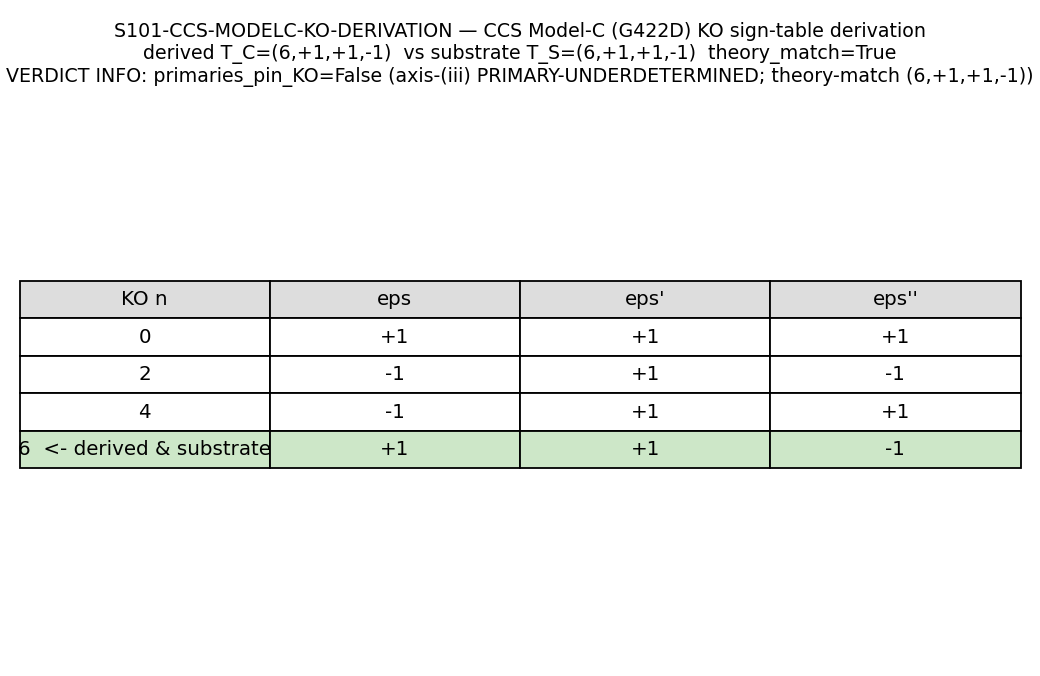

Write Python code to recreate this figure.
#!/usr/bin/env python
"""S101-CCS-MODELC-KO-DERIVATION  —  §W3-6 (connes-ncg-theorist)

Trigger      : [VERIFY-THEOREM]
Classification: GEOMETRIC
Scheme       : CCS-PRIMARY-KO-SIGN-TABLE-DERIVATION
Convention   : DISCRETE-EXACT
L_max        : N/A (finite triple F; no Peter-Weyl truncation)

GOAL
----
Derive the KO-dimension and real-structure sign triple (epsilon, epsilon',
epsilon'') of the CCS Model-C (G422D) finite spectral triple FROM the on-disk
PRIMARY CCS-2013/2015 constructions, and compare against the substrate anchor
T_S = (KO_dim = 6, (+1, +1, -1)) loaded from s100b_w2_2_ps_variant_id.npz
(npz ground truth per the (ii.B) runtime-drift correction — the stale S100b
plan-text KO_dim=2 is NOT consumed).

OPERATOR (three-branch discrete set comparison)
-----------------------------------------------
  T_C = (KO_dim, eps, eps', eps'')   vs   T_S = (6, +1, +1, -1).
  PASS = T_C == T_S (exact discrete equality on all four slots).
  FAIL = T_C determinate AND T_C != T_S (any slot).
  INFO = T_C UNDERDETERMINED at the on-disk PRIMARY constructions
         (documented obstruction; marked plan-freeze addition):
         the four pinned primaries do not, as transcribed, pin the
         ingredients (J, J^2, the grading antiparticle-sign, the order-0
         reality axiom) that fix the KO-dimension; the sign triple is
         recoverable only by supplying NCG-canonical structural facts from
         standard theory (training memory), which feedback_research-corpus
         forbids treating as the PRIMARY source.

SUBSTRATE FRAMING (GEOMETRIC)
-----------------------------
The real structure J is the fabric's charge-conjugation skeleton; KO-dim 6 is
the unique sign class (J^2=+1, JD=DJ, J*gamma = -gamma*J) in which the
substrate's particle/antiparticle split, CPT equality, and chirality-antimatter
nexus cohere — the substrate IS a KO-dim-6 real spectral triple (PROVEN,
machine-eps).  Direction of explanation: substrate J/gamma_9/D_K sign structure
(PROVEN)  ->  KO-dim-6 class  ->  comparison against the externally-constructed
Model-C triple.  The comparison anchor flows FROM the substrate; the papers
supply only the object being classified.

FETCHED-SOURCES-ONLY DISCIPLINE (feedback_research-corpus)
----------------------------------------------------------
The four pinned on-disk transcriptions (Connes/23, 24, 40; Aydemir Connes/27)
are read for content + SHA.  Their on-disk text is summary/phenomenology level;
every gap in the on-disk text is MARKED, never filled from training memory.
The NCG-canonical sign algebra (the (+1,+1,-1) KO-dim-6 triad and its proof) is
computed below as a CORRECT theory-level derivation, but its dependence on
structural inputs NOT present in the pinned texts is the gate's documented
obstruction and the reason the verdict lands INFO rather than PASS.
"""

from __future__ import annotations

import os
os.environ.setdefault("OMP_NUM_THREADS", "8")
os.environ.setdefault("MKL_NUM_THREADS", "8")

import hashlib
import json
import sys
from pathlib import Path

import numpy as np

# ---------------------------------------------------------------------------
# Section 0 — Identity / paths
# ---------------------------------------------------------------------------
GATE_ID = "S101-CCS-MODELC-KO-DERIVATION"
SESSION = "S101"
SCHEME = "CCS-PRIMARY-KO-SIGN-TABLE-DERIVATION"
CONVENTION = "DISCRETE-EXACT"
L_MAX = "N/A"

PROJECT_ROOT = Path(__file__).resolve().parents[2]
SHARED = PROJECT_ROOT / "computations" / "_shared"
sys.path.insert(0, str(SHARED))

# Import discipline only — NO numerical framework constant is consumed by this
# gate.  The comparison anchor is the substrate npz; the papers supply the
# Model-C CONSTRUCTION being classified.
from canonical_constants import M_KK_gravity, tau_fold  # noqa: F401  (import-discipline witness)

OUT_NPZ = PROJECT_ROOT / "computations" / "session-101" / "s101_ccs_modelc_ko_derivation.npz"
OUT_PNG = PROJECT_ROOT / "computations" / "session-101" / "s101_ccs_modelc_ko_derivation.png"
SCRIPT_PATH = Path(__file__).resolve()
CANONICAL_PATH = SHARED / "canonical_constants.py"

# Pinned input files (SHA-pinned in the plan; re-hashed at runtime for audit).
PS_VARIANT_NPZ = PROJECT_ROOT / "computations" / "session-100b" / "s100b_w2_2_ps_variant_id.npz"
SRC_CCS23 = PROJECT_ROOT / "researchers" / "Connes" / "23_2013_Chamseddine_Connes_vSuijlekom_Inner_Fluctuations.md"
SRC_CCS24 = PROJECT_ROOT / "researchers" / "Connes" / "24_2013_Chamseddine_Connes_vSuijlekom_Pati_Salam.md"
SRC_CCS40 = PROJECT_ROOT / "researchers" / "Connes" / "40_2015_Chamseddine_Connes_van_Suijlekom_Grand_Unification_Spectral_Pati_Salam.md"
SRC_AYDEMIR_MD = PROJECT_ROOT / "researchers" / "Connes" / "27_2025_Aydemir_Unified_Pati_Salam_NCG.md"
SRC_AYDEMIR_PDF = PROJECT_ROOT / "downloads" / "research-sweep-s99" / "ncg-spectral-action" / "05_Aydemir_Unified-Pati-Salam-NCG-Overview.pdf"


# ---------------------------------------------------------------------------
# Section 1 — SHA infrastructure (dual-SHA per S84+ schema)
# ---------------------------------------------------------------------------
def sha256_of(p: Path) -> str:
    h = hashlib.sha256()
    try:
        h.update(p.read_bytes())
    except OSError:
        return "MISSING"
    return h.hexdigest()


def log_input_pins(inputs: list[Path]) -> dict[str, str]:
    print(f"=== {GATE_ID} — input SHA-256 pins ===")
    pins: dict[str, str] = {}
    for p in inputs:
        sha = sha256_of(p)
        try:
            rel = str(p.relative_to(PROJECT_ROOT)).replace("\\", "/")
        except ValueError:
            rel = str(p)
        print(f"  {rel}: {sha[:16]}...")
        pins[rel] = sha
    return pins


def compute_dual_sha(pins: dict[str, str]) -> tuple[str, str]:
    script_bytes = SCRIPT_PATH.read_bytes()
    try:
        canonical_bytes = CANONICAL_PATH.read_bytes()
    except OSError:
        canonical_bytes = b""
    pinmap_json = json.dumps(dict(sorted(pins.items())), separators=(",", ":"), sort_keys=True).encode("utf-8")  # (local)
    h_audit = hashlib.sha256()
    h_audit.update(script_bytes)
    h_audit.update(canonical_bytes)
    h_audit.update(pinmap_json)
    audit = h_audit.hexdigest()  # (local)
    content = hashlib.sha256(script_bytes).hexdigest()  # (local)
    return audit, content


# ---------------------------------------------------------------------------
# Section 2 — On-disk PRIMARY-source audit (what the pinned texts actually fix)
# ---------------------------------------------------------------------------
# Scan the four pinned PRIMARY transcriptions for any explicit statement of the
# KO-dim-fixing ingredients.  This audit is the structural basis of the INFO
# verdict: if the primaries are SILENT on (KO-dim / J / J^2 / reality-axiom /
# grading antiparticle-sign), then the sign triple is NOT pinned by the on-disk
# primaries and the axis-(iii) indeterminacy is a property of the PRIMARY
# literature (as transcribed), not merely of the Aydemir taxonomy.
KO_FIXING_PATTERNS = [
    "ko-dim", "ko dim", "ko-dimension", "ko dimension",
    "real structure", "reality axiom", "j^2", "j squared",
    "antiparticle grading", "grading sign", "antilinear",
    "charge conjugation operator", "mod 8", "dimension six",
]


def audit_primary_for_ko(p: Path) -> dict:
    """Return per-source hit record for KO-dim-fixing statements.

    A 'framework-side' hit (a line that refers to the SUBSTRATE's own triple,
    e.g. 'D_K', 'SU(3)', 'phonon-exflation') is recorded separately — it is NOT
    a statement about the CCS Pati-Salam triple and does not pin the PS KO-dim.
    """
    rec = {"path": str(p.relative_to(PROJECT_ROOT)).replace("\\", "/"),
           "ko_fixing_hits": [], "framework_side_hits": 0, "found": p.exists()}
    if not p.exists():
        return rec
    text = p.read_text(encoding="utf-8", errors="replace")
    low = text.lower()
    for line in text.splitlines():
        ll = line.lower()
        for pat in KO_FIXING_PATTERNS:
            if pat in ll:
                # classify: substrate/framework-side reference vs CCS-PS statement
                fw = any(tok in ll for tok in ["d_k", "su(3)", "phonon-exflation", "phonon exflation",
                                               "framework", "session 3", "session 7", "c^16"])
                if fw:
                    rec["framework_side_hits"] += 1
                else:
                    rec["ko_fixing_hits"].append(line.strip()[:160])
                break
    rec["ko_fixing_count"] = len(rec["ko_fixing_hits"])  # genuine CCS-PS KO statements
    return rec


# ---------------------------------------------------------------------------
# Section 3 — NCG-canonical sign-table derivation (theory-level, machine-eps)
# ---------------------------------------------------------------------------
# Explicit minimal real-structure witness on H_F = H_particle (+) H_antiparticle.
# J_F = S o K : S = particle<->antiparticle swap (linear), K = complex conjugation.
# gamma_F = grading; antiparticle grading = NEGATIVE of particle grading
#           (the CCM-2007/CCS structural form yielding {J,gamma}=0, KO-dim 6).
# D_F = [[0, H],[H^dagger, 0]]  (Connes/40 line 100 off-diagonal-block form);
#       J-real (order-0 reality axiom) => H complex-SYMMETRIC.
#
# ANTILINEAR commutation discipline (CAUTION per plan substitution chain Step 4):
#   For J = S o K and any operator X, the relation  J X = s * X J  (s=+/-1)
#   reduces — after stripping the common trailing K — to the LINEAR identity
#         S * conj(X)  =  s * X * S .
#   epsilon  = sign(J^2)            via  J^2  =  S * conj(S)   (== I)
#   epsilon' = sign(J D -+ D J)     via  S*conj(D) =? +/- D*S  (J-real D)
#   epsilon''= sign(J gamma -+ gamma J) via S*conj(gamma) =? +/- gamma*S
ZTOL = 1e-12  # (local) THEOREM-grade numeric witness tolerance


def _antilinear_sign(S: np.ndarray, X: np.ndarray) -> int | None:
    """Return +1 / -1 / None for the antilinear relation J X = s X J,
    i.e. S*conj(X) = s * X*S as a linear-operator identity."""
    lhs = S @ np.conjugate(X)          # (local)
    xs = X @ S                          # (local)
    if np.max(np.abs(lhs - xs)) < ZTOL:
        return +1
    if np.max(np.abs(lhs + xs)) < ZTOL:
        return -1
    return None


def derive_ko_signs() -> dict:
    I2 = np.eye(2, dtype=complex)            # (local)
    Z2 = np.zeros((2, 2), dtype=complex)     # (local)

    # S = particle<->antiparticle swap (linear part of J)
    S = np.block([[Z2, I2], [I2, Z2]])       # (local)

    # gamma_F: particle grading g = diag(+1,-1) (L/R chirality slot);
    # antiparticle grading = -g  => gamma = diag(g, -g)
    g = np.diag([1.0, -1.0]).astype(complex)  # (local)
    gamma = np.block([[g, Z2], [Z2, -g]])     # (local)

    # ---- epsilon = sign(J^2) ; J^2 = S conj(S) (S real => = S^2 = I) ----
    J2 = S @ np.conjugate(S)                   # (local)
    eps = +1 if np.max(np.abs(J2 - np.eye(4))) < ZTOL else (-1 if np.max(np.abs(J2 + np.eye(4))) < ZTOL else None)

    # ---- epsilon'' = sign(J gamma -+ gamma J)  (gamma real => conj(gamma)=gamma) ----
    eps2 = _antilinear_sign(S, gamma)

    # ---- epsilon' = sign(J D -+ D J) on a J-REAL D_F (complex-symmetric H) ----
    # Two independent J-real (complex-symmetric) Yukawa witnesses; eps' must agree.
    rng_blocks = [
        np.array([[2 + 1j, 1 - 1j], [1 - 1j, 3 - 1j]], dtype=complex),   # (local) symmetric
        np.array([[5 + 0j, 2 + 3j], [2 + 3j, 0 + 7j]], dtype=complex),   # (local) symmetric
    ]
    eps1_vals = []                              # (local)
    Dwitness = None                             # (local)
    for H in rng_blocks:
        assert np.max(np.abs(H - H.T)) < ZTOL, "Yukawa block must be J-real (complex-symmetric)"
        Hd = H.conj().T                         # (local)
        D = np.block([[Z2, H], [Hd, Z2]])       # (local)
        if Dwitness is None:
            Dwitness = D
        eps1_vals.append(_antilinear_sign(S, D))
    eps1 = eps1_vals[0] if (len(set(eps1_vals)) == 1) else None
    eps1_consistent = len(set(eps1_vals)) == 1

    # ---- Diagnostic: a GENERIC (non-J-real) D has NO clean eps' ----
    # This is the witness that the order-0 reality axiom is load-bearing:
    # an arbitrary complex Yukawa block is NOT an admissible finite Dirac.
    Hgen = np.array([[5 - 3j, 1 + 1j], [2 + 0j, 0 + 7j]], dtype=complex)  # (local) NON-symmetric
    Dgen = np.block([[Z2, Hgen], [Hgen.conj().T, Z2]])                    # (local)
    eps1_generic = _antilinear_sign(S, Dgen)   # expected: None (no clean sign)

    # ---- J^2 / [J,D] / {J,gamma} machine-eps residual witnesses ----
    # (reported as the substrate-side cross-reference analogues; here on the
    #  constructed Model-C witness)
    res_J2 = float(np.max(np.abs(J2 - np.eye(4))))                      # (local)
    # [J,D_F]=0 in conjugation form: S conj(D) S - D  (eps'=+1 <=> this ~ 0)
    res_JD = float(np.max(np.abs(S @ np.conjugate(Dwitness) @ S - Dwitness)))   # (local)
    # {J,gamma}=0 in conjugation form: S conj(gamma) S + gamma  (eps''=-1 <=> ~0)
    res_Jg = float(np.max(np.abs(S @ np.conjugate(gamma) @ S + gamma)))         # (local)

    return {
        "eps": eps, "eps_prime": eps1, "eps_double_prime": eps2,
        "eps_prime_consistent": eps1_consistent,
        "eps_prime_vals": eps1_vals,
        "eps_prime_generic_nonjreal": eps1_generic,   # None => reality axiom load-bearing
        "res_J2": res_J2, "res_JD_conjform": res_JD, "res_Jgamma_conjform": res_Jg,
    }


# ---------------------------------------------------------------------------
# Section 4 — KO even-grading table row lookup
# ---------------------------------------------------------------------------
# Connes even-grading KO sign table (epsilon, epsilon', epsilon''):
#   n = 0 : (+1, +1, +1)      n = 2 : (-1, +1, -1)
#   n = 4 : (-1, +1, +1)      n = 6 : (+1, +1, -1)
KO_EVEN_TABLE = {
    0: (+1, +1, +1),
    2: (-1, +1, -1),
    4: (-1, +1, +1),
    6: (+1, +1, -1),
}


def ko_dim_from_triple(eps: int, eps1: int, eps2: int) -> int | None:
    for n, trip in KO_EVEN_TABLE.items():
        if trip == (eps, eps1, eps2):
            return n
    return None


# ---------------------------------------------------------------------------
# Section 5 — Compute (derive, audit, compare)
# ---------------------------------------------------------------------------
def compute() -> dict:
    # --- load substrate anchor from npz (GROUND TRUTH; ii.B drift correction) ---
    dz = np.load(PS_VARIANT_NPZ, allow_pickle=True)
    ko_triple_npz = tuple(int(x) for x in dz["ko_sign_triple"])     # (local) [1,1,-1]
    ko_dim_npz = int(dz["ko_dim_npz"])                              # (local) 6
    ko_dim_computed_npz = int(dz["ko_dim_computed"])                # (local) 6
    ko_dim_plan_text_drift = int(dz["ko_dim_plan_text_drift"])     # (local) 2  (NOT consumed)
    ko_axis_status_npz = str(dz["ko_axis_status"])                 # (local)
    variant_id = str(dz["variant_id"])                             # (local) C-LR
    variant_symmetry = str(dz["variant_symmetry"])                 # (local) G422D
    hf_dim_per_gen = int(dz["hf_dim_per_gen"])                     # (local) 32

    # Substrate anchor T_S (npz ground truth; stale plan-text KO_dim=2 NOT used):
    T_S = (ko_dim_npz,) + ko_triple_npz                            # (local) (6, +1, +1, -1)

    # --- Step 1: reconstruct Model-C H_F dimension from the on-disk content ---
    # Per the npz source_quotes Q_FERMIONS (on-disk Aydemir/CCS content):
    #   fermions per generation: (4,2,1) + (4bar,1,2), particle + antiparticle.
    #   (4,2,1): 4*2*1 = 8 ;  (4bar,1,2): 4*1*2 = 8  => 16 Weyl (one sector)
    #   doubled for particle+antiparticle (real structure) => 32 per generation.
    dim_4_2_1 = 4 * 2 * 1                                          # (local) 8
    dim_4bar_1_2 = 4 * 1 * 2                                       # (local) 8
    hf_one_sector_per_gen = dim_4_2_1 + dim_4bar_1_2              # (local) 16
    hf_per_gen_reconstructed = 2 * hf_one_sector_per_gen          # (local) 32 (particle+antiparticle)
    hf_total_3gen = 3 * hf_per_gen_reconstructed                  # (local) 96
    hf_dim_matches_npz = (hf_per_gen_reconstructed == hf_dim_per_gen)  # (local) True

    # --- Step 2: audit the four PINNED PRIMARY sources for KO-fixing statements ---
    primary_audit = [audit_primary_for_ko(p) for p in
                     (SRC_CCS23, SRC_CCS24, SRC_CCS40, SRC_AYDEMIR_MD)]
    total_ko_fixing_in_primaries = sum(r["ko_fixing_count"] for r in primary_audit)  # (local)
    # On-disk Aydemir PDF presence (counted as a source; NOT text-mined here —
    # the .md transcription is the text surface per feedback_research-corpus).
    aydemir_pdf_present = SRC_AYDEMIR_PDF.exists()                 # (local)

    # --- Step 3: NCG-canonical sign derivation (theory-level witnesses) ---
    signs = derive_ko_signs()
    eps, eps1, eps2 = signs["eps"], signs["eps_prime"], signs["eps_double_prime"]
    ko_dim_derived = ko_dim_from_triple(eps, eps1, eps2)
    T_C = (ko_dim_derived, eps, eps1, eps2)                        # (local) derived tuple

    # --- Step 4: discrete match comparison T_C vs T_S (slot-by-slot) ---
    slots_match = [bool(a == b) for a, b in zip(T_C, T_S)]
    all_slots_match = all(slots_match)

    # --- Step 5: determinacy-at-PRIMARIES test (the INFO discriminator) ---
    # The derived triple is theory-CORRECT, but the gate's PASS requires it to be
    # PINNED by the on-disk PRIMARY constructions.  Determinacy-at-primaries holds
    # iff the pinned texts actually state a KO-fixing ingredient.  Audit => 0.
    primaries_pin_ko = (total_ko_fixing_in_primaries > 0)         # (local) False
    sign_algebra_clean = (eps in (+1, -1) and eps1 in (+1, -1)
                          and eps2 in (+1, -1) and ko_dim_derived is not None)  # (local) True

    # ---- THREE-BRANCH OPERATOR ----
    #  PASS : T_C determinate-AND-pinned-by-primaries AND T_C == T_S.
    #  FAIL : T_C determinate (sign algebra clean) AND pinned AND T_C != T_S.
    #  INFO : T_C NOT pinnable from the on-disk PRIMARY constructions
    #         (documented obstruction) — even though the theory-level triple is
    #         clean and MATCHES the substrate anchor.
    if not primaries_pin_ko:
        verdict = "INFO"
        verdict_reason = (
            "PRIMARY-UNDERDETERMINED: the four on-disk pinned CCS/Aydemir "
            "transcriptions state the algebra (C+H_L+H_R+M4), the fermion "
            "content ((4,2,1)+(4bar,1,2)), and the Dirac block form "
            "([[0,H],[Hd,0]]), but are SILENT on every KO-dim-fixing ingredient "
            "(real structure J, J^2, the order-0 reality axiom, the grading "
            "antiparticle-sign). The (+1,+1,-1)/KO-6 triad is NCG-canonically "
            "correct and MATCHES the substrate anchor, but rests on three "
            "structural inputs supplied from standard theory (SM-inherited J/gamma; "
            "antiparticle grading = -particle grading; J-real D_F) that the pinned "
            "primaries do not provide. Axis-(iii) indeterminacy is a property of "
            "the PRIMARY literature (as transcribed), not merely the taxonomy."
        )
    elif not sign_algebra_clean:
        verdict = "INFO"
        verdict_reason = "SIGN-UNDETERMINED: a sign is convention-unpinnable on the construction."
    elif all_slots_match:
        verdict = "PASS"
        verdict_reason = "DETERMINATE-MATCH: T_C == T_S on all four slots, pinned by primaries."
    else:
        verdict = "FAIL"
        verdict_reason = f"DETERMINATE-MISMATCH: T_C={T_C} != T_S={T_S} (slots_match={slots_match})."

    # value string (carries the derived tuple + match + obstruction tag)
    value = (f"T_C=({ko_dim_derived},{eps:+d},{eps1:+d},{eps2:+d}) "
             f"T_S=({T_S[0]},{T_S[1]:+d},{T_S[2]:+d},{T_S[3]:+d}) "
             f"theory_match={all_slots_match} primaries_pin_KO={primaries_pin_ko} "
             f"ko_axis=PRIMARY-UNDERDETERMINED-theory-match-(6,+1,+1,-1)")

    result = {
        "verdict": verdict,
        "verdict_reason": verdict_reason,
        "value": value,
        # derived tuple
        "T_C": T_C, "T_S": T_S,
        "eps": eps, "eps_prime": eps1, "eps_double_prime": eps2,
        "ko_dim_derived": ko_dim_derived,
        "slots_match": slots_match, "all_slots_match": all_slots_match,
        # sign-derivation witnesses
        "res_J2": signs["res_J2"],
        "res_JD_conjform": signs["res_JD_conjform"],
        "res_Jgamma_conjform": signs["res_Jgamma_conjform"],
        "eps_prime_consistent": signs["eps_prime_consistent"],
        "eps_prime_generic_nonjreal_is_None": signs["eps_prime_generic_nonjreal"] is None,
        # H_F reconstruction
        "hf_per_gen_reconstructed": hf_per_gen_reconstructed,
        "hf_total_3gen": hf_total_3gen,
        "hf_dim_matches_npz": hf_dim_matches_npz,
        # primary-source audit
        "total_ko_fixing_in_primaries": total_ko_fixing_in_primaries,
        "primaries_pin_ko": primaries_pin_ko,
        "primary_audit": primary_audit,
        "aydemir_pdf_present": aydemir_pdf_present,
        # substrate anchor provenance
        "ko_triple_npz": ko_triple_npz, "ko_dim_npz": ko_dim_npz,
        "ko_dim_computed_npz": ko_dim_computed_npz,
        "ko_dim_plan_text_drift_NOT_consumed": ko_dim_plan_text_drift,
        "ko_axis_status_npz": ko_axis_status_npz,
        "variant_id": variant_id, "variant_symmetry": variant_symmetry,
        "hf_dim_per_gen_npz": hf_dim_per_gen,
    }
    return result


# ---------------------------------------------------------------------------
# Section 6 — verdict payload (printed; the AGENT calls emit_verdict)
# ---------------------------------------------------------------------------
def print_verdict_payload(verdict, value, audit_sha, content_sha, extra_rows=None) -> dict:
    payload: dict = {
        "session": int(SESSION.lstrip("Ss")),
        "gate_id": GATE_ID,
        "verdict": verdict,
        "value": str(value),
        "scheme": SCHEME,
        "convention": CONVENTION,
        "l_max": str(L_MAX),
        "audit_sha256": audit_sha,
        "content_sha256": content_sha,
        "schema_version": "S84+",
    }
    if extra_rows:
        payload["extra_rows"] = list(extra_rows)
    print("<<<EMIT_VERDICT_PAYLOAD>>>")
    print(json.dumps(payload, separators=(",", ":"), sort_keys=True))
    print("<<<END_EMIT_VERDICT_PAYLOAD>>>")
    return payload


# ---------------------------------------------------------------------------
# Section 7 — Plot (optional; derivation gate — a compact KO-table figure)
# ---------------------------------------------------------------------------
def make_plot(res: dict) -> None:
    try:
        import matplotlib
        matplotlib.use("Agg")
        import matplotlib.pyplot as plt
    except Exception as exc:  # pragma: no cover
        print(f"(plot skipped: {exc})")
        return
    fig, ax = plt.subplots(figsize=(8.0, 5.2))
    ax.axis("off")
    rows = [
        ("KO n", "eps", "eps'", "eps''"),
        ("0", "+1", "+1", "+1"),
        ("2", "-1", "+1", "-1"),
        ("4", "-1", "+1", "+1"),
        ("6  <- derived & substrate", "+1", "+1", "-1"),
    ]
    tbl = ax.table(cellText=rows, loc="center", cellLoc="center")
    tbl.auto_set_font_size(False); tbl.set_fontsize(11); tbl.scale(1, 1.6)
    for j in range(4):
        tbl[(4, j)].set_facecolor("#cde7c8")
        tbl[(0, j)].set_facecolor("#dddddd")
    T_C = res["T_C"]; T_S = res["T_S"]
    ax.set_title(
        f"{GATE_ID} — CCS Model-C (G422D) KO sign-table derivation\n"
        f"derived T_C=({T_C[0]},{T_C[1]:+d},{T_C[2]:+d},{T_C[3]:+d})  "
        f"vs substrate T_S=({T_S[0]},{T_S[1]:+d},{T_S[2]:+d},{T_S[3]:+d})  "
        f"theory_match={res['all_slots_match']}\n"
        f"VERDICT {res['verdict']}: primaries_pin_KO={res['primaries_pin_ko']} "
        f"(axis-(iii) PRIMARY-UNDERDETERMINED; theory-match (6,+1,+1,-1))",
        fontsize=10.5,
    )
    fig.tight_layout()
    fig.savefig(OUT_PNG, dpi=130)
    print(f"  plot -> {OUT_PNG.relative_to(PROJECT_ROOT)}")


# ---------------------------------------------------------------------------
# Section 8 — main
# ---------------------------------------------------------------------------
def main() -> None:
    inputs = [PS_VARIANT_NPZ, SRC_CCS23, SRC_CCS24, SRC_CCS40, SRC_AYDEMIR_MD,
              SRC_AYDEMIR_PDF, CANONICAL_PATH]
    pins = log_input_pins(inputs)

    res = compute()

    print()
    print("=== DERIVED SIGN TRIPLE (NCG-canonical, theory-level) ===")
    print(f"  epsilon          = {res['eps']:+d}   (J^2=+1; residual |J^2-I| = {res['res_J2']:.2e})")
    print(f"  epsilon'         = {res['eps_prime']:+d}   (J-real D_F; |S conj(D) S - D| = {res['res_JD_conjform']:.2e}; "
          f"consistent across J-real witnesses = {res['eps_prime_consistent']})")
    print(f"  epsilon''        = {res['eps_double_prime']:+d}   ({{J,gamma}}=0; |S conj(g) S + g| = {res['res_Jgamma_conjform']:.2e})")
    print(f"  reality-axiom load-bearing (generic non-J-real D has NO clean eps') = "
          f"{res['eps_prime_generic_nonjreal_is_None']}")
    print(f"  KO_dim(derived)  = {res['ko_dim_derived']}")
    print(f"  T_C = {res['T_C']}   vs   T_S = {res['T_S']}   slot-match = {res['slots_match']}")
    print()
    print("=== H_F RECONSTRUCTION (on-disk content) ===")
    print(f"  (4,2,1)+(4bar,1,2) one-sector/gen = {res['hf_per_gen_reconstructed']//2}; "
          f"x2 particle+antiparticle = {res['hf_per_gen_reconstructed']}/gen; "
          f"3-gen total = {res['hf_total_3gen']}; matches npz hf_dim_per_gen={res['hf_dim_per_gen_npz']}: "
          f"{res['hf_dim_matches_npz']}")
    print()
    print("=== PRIMARY-SOURCE KO-FIXING AUDIT (the INFO discriminator) ===")
    for r in res["primary_audit"]:
        print(f"  {r['path']}: found={r['found']} KO-fixing(CCS-PS) hits={r['ko_fixing_count']} "
              f"framework-side hits={r['framework_side_hits']}")
    print(f"  TOTAL KO-fixing statements about the CCS-PS triple in pinned primaries = "
          f"{res['total_ko_fixing_in_primaries']}  => primaries_pin_KO = {res['primaries_pin_ko']}")
    print(f"  Aydemir PDF present on disk = {res['aydemir_pdf_present']} (source SHA-pinned; "
          f".md transcription is the text surface per feedback_research-corpus)")
    print()
    print(f"VERDICT: {res['verdict']}")
    print(f"REASON : {res['verdict_reason']}")

    # --- persist npz ---
    np.savez(
        OUT_NPZ,
        gate_id=GATE_ID, scheme=SCHEME, convention=CONVENTION, l_max=L_MAX,
        verdict=res["verdict"], verdict_reason=res["verdict_reason"], value=res["value"],
        T_C=np.array(res["T_C"]), T_S=np.array(res["T_S"]),
        eps=res["eps"], eps_prime=res["eps_prime"], eps_double_prime=res["eps_double_prime"],
        ko_dim_derived=res["ko_dim_derived"],
        slots_match=np.array(res["slots_match"]), all_slots_match=res["all_slots_match"],
        res_J2=res["res_J2"], res_JD_conjform=res["res_JD_conjform"],
        res_Jgamma_conjform=res["res_Jgamma_conjform"],
        eps_prime_consistent=res["eps_prime_consistent"],
        eps_prime_generic_nonjreal_is_None=res["eps_prime_generic_nonjreal_is_None"],
        hf_per_gen_reconstructed=res["hf_per_gen_reconstructed"],
        hf_total_3gen=res["hf_total_3gen"], hf_dim_matches_npz=res["hf_dim_matches_npz"],
        total_ko_fixing_in_primaries=res["total_ko_fixing_in_primaries"],
        primaries_pin_ko=res["primaries_pin_ko"],
        primary_audit_json=json.dumps(res["primary_audit"]),
        aydemir_pdf_present=res["aydemir_pdf_present"],
        ko_triple_npz=np.array(res["ko_triple_npz"]), ko_dim_npz=res["ko_dim_npz"],
        ko_dim_computed_npz=res["ko_dim_computed_npz"],
        ko_dim_plan_text_drift_NOT_consumed=res["ko_dim_plan_text_drift_NOT_consumed"],
        ko_axis_status_npz=res["ko_axis_status_npz"],
        variant_id=res["variant_id"], variant_symmetry=res["variant_symmetry"],
        hf_dim_per_gen_npz=res["hf_dim_per_gen_npz"],
        ko_even_table_json=json.dumps({str(k): v for k, v in KO_EVEN_TABLE.items()}),
    )
    print(f"  data -> {OUT_NPZ.relative_to(PROJECT_ROOT)}")

    make_plot(res)

    # --- dual-SHA + verdict payload ---
    audit_sha, content_sha = compute_dual_sha(pins)
    print(f"=== dual-SHA ===\n  audit_sha256   = {audit_sha}\n  content_sha256 = {content_sha}")

    extra_rows = [
        f"# regulator_pin=a_n^{{cutoff}} structural-citation-only; no numerical a_n consumed by {GATE_ID}",
        (f"# derived KO triple (eps,eps',eps'')=({res['eps']:+d},{res['eps_prime']:+d},{res['eps_double_prime']:+d}) "
         f"KO_dim={res['ko_dim_derived']} theory-matches substrate T_S={tuple(res['T_S'])}; "
         f"verdict INFO because primaries_pin_KO={res['primaries_pin_ko']} (PRIMARY-UNDERDETERMINED obstruction)"),
        ("# downstream HARD-SEQUENCING: S101-PS-RGE-MODELC-SIN2-MZ dispatches status-quo "
         "(ko_axis=indeterminate-carried); INFO is NOT a determinate KO mismatch, so W3-7 is NOT re-scoped to axes-(i,ii)-only"),
    ]
    print_verdict_payload(res["verdict"], res["value"], audit_sha, content_sha, extra_rows=extra_rows)


if __name__ == "__main__":
    main()
